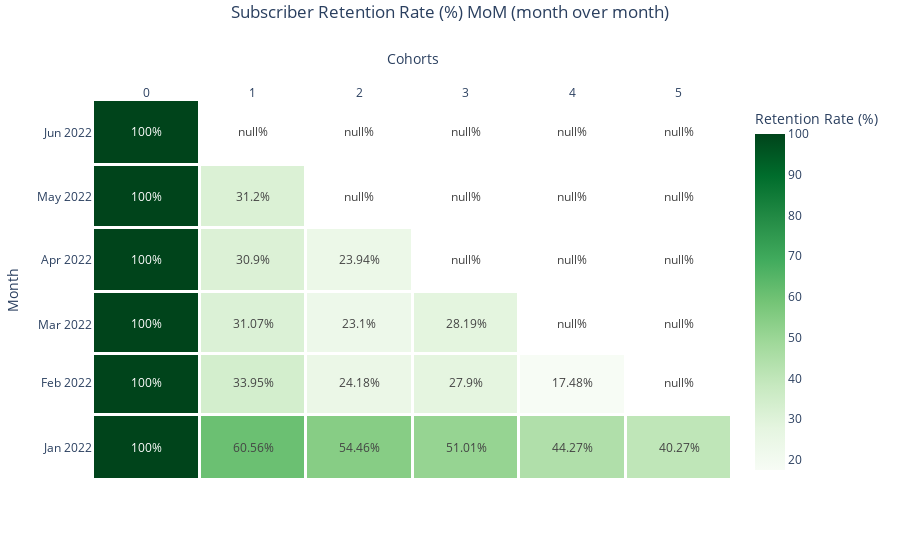

The notebook cell saved with this chart:
### Markdown cell above
## **GRAPH 2**
**The moment of truth:** Let's plot the **heatmap** to visualise the **Subscriber Retention Rate (%) MoM (month over month).**

### Code cell
fig = go.Figure(data=go.Heatmap(
                    z=SubscriberRetentionMoM,
                    y=SubscriberRetentionMoM.index,
                    colorscale='Greens',
                    text=SubscriberRetentionMoM,
                    texttemplate = "%{text}%",
                    colorbar_title='Retention Rate (%)',
                    xgap=3,
                    ygap=3))

fig.update_xaxes(side="top")

fig.update_layout(title="Subscriber Retention Rate (%) MoM (month over month)",
                  xaxis_title="Cohorts",
                  yaxis_title="Month",
                  
                  title_x=0.5,
                  title_y=0.99,
                  plot_bgcolor='white')
fig.show()

### Figure 1 — Plotly figure (JSON) as saved in the notebook; plotly's stock layout.template omitted (floating-point values rounded to 4 significant figures)
{"data": [{"colorbar": {"title": {"text": "Retention Rate (%)"}}, "colorscale": [[0, "rgb(247,252,245)"], [0.125, "rgb(229,245,224)"], [0.25, "rgb(199,233,192)"], [0.375, "rgb(161,217,155)"], [0.5, "rgb(116,196,118)"], [0.625, "rgb(65,171,93)"], [0.75, "rgb(35,139,69)"], [0.875, "rgb(0,109,44)"], [1, "rgb(0,68,27)"]], "text": [[100, 60.56, 54.46, 51.01, 44.27, 40.27], [100, 33.95, 24.18, 27.9, 17.48, null], [100, 31.07, 23.1, 28.19, null, null], [100, 30.9, 23.94, null, null, null], [100, 31.2, null, null, null, null], [100, null, null, null, null, null]], "texttemplate": "%{text}%", "xgap": 3, "y": ["2022-01-01T00:00:00", "2022-02-01T00:00:00", "2022-03-01T00:00:00", "2022-04-01T00:00:00", "2022-05-01T00:00:00", "2022-06-01T00:00:00"], "ygap": 3, "z": [[100, 60.56, 54.46, 51.01, 44.27, 40.27], [100, 33.95, 24.18, 27.9, 17.48, null], [100, 31.07, 23.1, 28.19, null, null], [100, 30.9, 23.94, null, null, null], [100, 31.2, null, null, null, null], [100, null, null, null, null, null]], "type": "heatmap"}], "layout": {"xaxis": {"side": "top", "title": {"text": "Cohorts"}, "range": [-0.5, 5.5], "autorange": true}, "title": {"text": "Subscriber Retention Rate (%) MoM (month over month)", "x": 0.5, "y": 0.99}, "yaxis": {"title": {"text": "Month"}, "type": "date", "range": ["2021-12-16 12:00", "2022-06-16 12:00"], "autorange": true}, "plot_bgcolor": "white", "autosize": true}}
